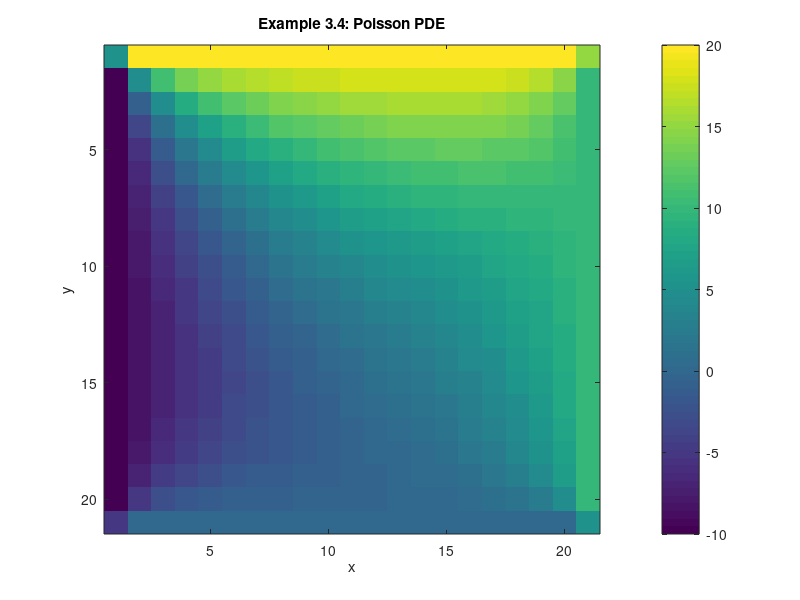

The MATLAB script that drew this image:
%%%%%%%%%%%%%%%%%%%%%%%%%%%%%%%%%%%%%%%%%%%%%%%%%%%%%%%%%%
%    FINITE DIFFERENCE SOLUTION OF POISSON'S EQUATION:
%                   Vxx + Vyy = G		
%    USING THE METHOD OF SUCCESSIVE OVER-RELAXATION		
% 		
%    NX     :  NO. OF INTERVALS ALONG X-AXIS		
%    NY     :  NO. OF INTERVALS ALONG Y-AXIS		
%    A X B  :  DIMENSION OF THE SOLUTION REGION		
%    V(I,J) :  POTENTIAL AT GRID POINT (X,Y) = H*(I,J)		
%              WHERE I = 0,1,...,NX, J = 0,1,....,NY		
%    H      :  MESH SIZE		
%  *******************************************************		
  		
    A=1;B=1;
    V1=0;V2=10;V3=20;V4=-10;
    		
    % SPECIFY BOUNDARY VALUES AND NECESSARY PARAMETERS		
    NX= 20; %4 12 20	
    NY= NX;	
    H = A/NX;
    % SET INITIAL GUESS EQUAL TO ZEROS OR TO AVERAGE OF FIXED VALUES

    for I=1:NX-1
        for J=1:NY-1
            V(I+1,J+1)=(V1 + V2 + V3 + V4)/4.0;
        end
    end
    % SET POTENTIALS AT FIXED NODES		
    for I = 1:NX-1
        V(I+1,1)=V1;
        V(I+1,NY+1)=V3;
    end
    for J=1:NY-1
        V(1,J+1)=V4;
        V(NX+1,J+1)=V2;
    end
    V(1,1)=(V1 + V4)/2.0;
    V(NX+1,1)=(V1 + V2)/2.0;
    V(1,NY+1)=(V3 + V4)/2.0;
    V(NX+1,NY+1)=(V2 + V3)/2.0;
    % FIND THE OPTIMUM OVER-RELAXATION FACTOR		
    T = cos(pi/NX) + cos(pi/NY);
    W = ( 8 - sqrt(64 - 16*T^2))/(T^2);
    disp(['SOR Factor Omega = ',num2str(W)])    
    W4 = W/4;
    % ITERATION BEGINS		
    NCOUNT = 0;
       
    loop = 1;
    while loop == 1;
        RMIN = 0;
        for I =1:NX-1
            X = H*I;
            for J = 1:NY-1
                Y = H*J;
                G = -36.0*pi*X*(Y - 1.0);
                R = W4*( V(I+2,J+1) + V(I,J+1) + V(I+1,J+2) + V(I+1,J)-4.0*V(I+1,J+1) - G*H*H  );	
                RMIN = RMIN + abs(R);
                V(I+1,J+1) =  V(I+1,J+1) + R;
            end
        end
        RMIN = RMIN/(NX*NY);
        if(RMIN>=0.0001)            
            NCOUNT = NCOUNT + 1;
            if(NCOUNT>100)                
                loop = 0;
                disp('SOLUTION DOES NOT CONVERGE IN 100 ITERATIONS')
            end
        else
            %Then RMIN is less than .0001 and then solution has converged
            loop = 0; 
            disp(['Solution Converges in ',num2str(NCOUNT),' iterations'])
            disp(['h = ', num2str(H)])
        end 
    end

Vnum = V;

%Grab original points a through i
        abc = zeros(1,9);
        a_tic = 1;
        vec = [0:H:1];        
        for ii = .25:.25:.75            
            for jj = .25:.25:.75
                xind = find(vec==ii);
                yind = find(vec==jj);
                %disp([xind,yind])
                abc(a_tic) = Vnum(xind,yind);
                a_tic = a_tic + 1;
            end
        end


%     OUTPUT THE FINITIE DIFFERENCE APPROX. RESULTS		

%  ---------------------------------------------------------		
%      CALCULATE THE EXACT SOLUTION		
% 		
%      POISSON'S EQUATION WITH HOMOGENEOUS BOUNDARY CONDITIONS		
%      SOLVED BY SERIES EXPANSION		
% 		
    for I =1:NX-1
        X = H*I;
        for J = 1:NY-1
            Y = H*J;
            SUM = 0;
            for M = 1:10   % TAKE ONLY 10 TERMS OF THE SERIES	
                FM = M;
                for N = 1:10
                    FN = N;
                    FACTOR1 = (FM*pi/A)^2  +  (FN*pi/B)^2;
                    FACTOR2 = ( (-1)^(M+N) )*144*A*B/(pi*FM*FN);
                    FACTOR3 = 1 - (1 - (-1)^N)/B;
                    FACTOR = FACTOR2*FACTOR3/FACTOR1;
                    SUM = SUM + FACTOR*sin(FM*pi*X/A)*sin(FN*pi*Y/B);
                end
            end
            VH = SUM;
		
%      LAPLACE'S EQUATION WITH INHOMOGENEOUS BOUNDARY CONDITIONS		
%      SOLVED USING THE METHOD OF SEPARATION OF VARIABLES		
		
            C1=4*V1/pi;
            C2=4*V2/pi;
            C3=4*V3/pi;
            C4=4*V4/pi;
            SUM=0;
            for K =1:10  % TAKE ONLY 10 TERMS OF THE SERIES	
                N=2*K-1;
                AN=N;	
                A1=sin(AN*pi*X/B);
                A2=sinh(AN*pi*(A-Y)/B);
                A3=AN*sinh(AN*pi*A/B);
                TERM1=C1*A1*A2/A3;	
                B1=sinh(AN*pi*X/A);	
                B2=sin(AN*pi*Y/A);	
                B3=AN*sinh(AN*pi*B/A);
                TERM2=C2*B1*B2/B3;	
                D1=sin(AN*pi*X/B);	
                D2=sinh(AN*pi*Y/B);	
                D3=AN*sinh(AN*pi*A/B);
                TERM3=C3*D1*D2/D3;	
                E1=sinh(AN*pi*(B-X)/A);
                E2=sin(AN*pi*Y/A);	
                E3=AN*sinh(AN*pi*B/A);
                TERM4=C4*E1*E2/E3;	
                TERM = TERM1 + TERM2 + TERM3 + TERM4;
                SUM=SUM + TERM;
            end
            VI = SUM;	
            Vexact(I+1,J+1) = VH + VI;	
        end 
    end

%Grab original points a through i
        abc2 = zeros(1,9);
        a_tic = 1;
        vec = [0:H:1];        
        for ii = .25:.25:.75            
            for jj = .25:.25:.75
                xind = find(vec==ii);
                yind = find(vec==jj);
                %disp([xind,yind])
                abc2(a_tic) = Vexact(xind,yind);
                a_tic = a_tic + 1;
            end
        end
    
figure(1),
        imagesc(flipud(Vnum')),
        colorbar
        ylabel('y'),        xlabel('x')
        title('Example 3.4: Poisson PDE')
        
        
format short g
disp('     numerical     exact')
disp([abc' abc2'])    
